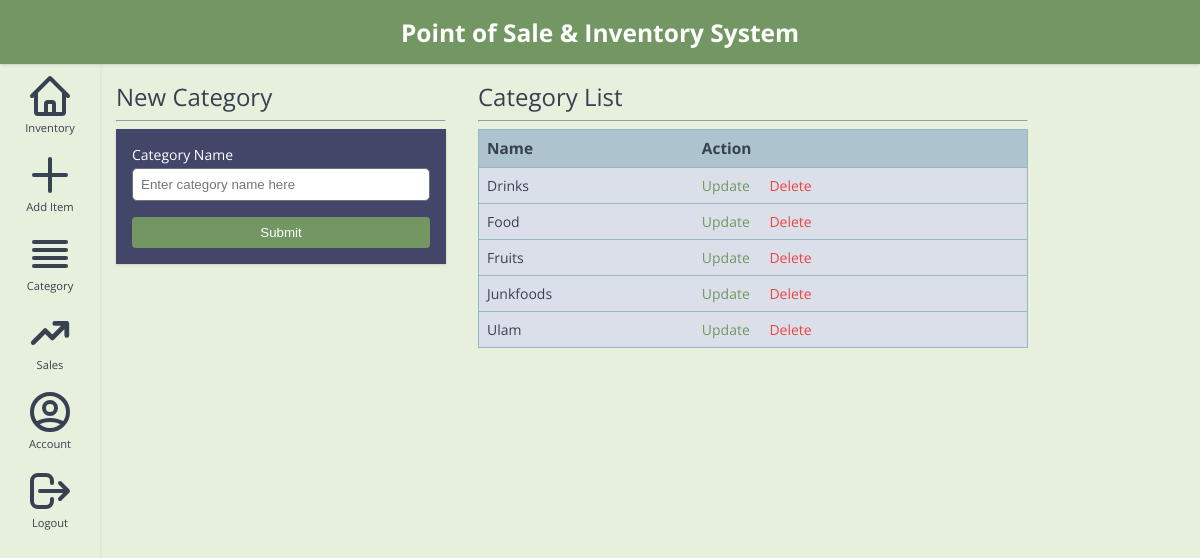
Screenshot of /admin_category.php (signed in) with the database file from the repository.
### tables this page shows
CREATE TABLE `categories` (
  `id` int(11) NOT NULL,
  `name` varchar(60) NOT NULL
);

### _helper.php (called while the page is built, shortened)
<?php
function get($key) {
    return "";
}

### models/Category.php (called while the page is built, shortened)
<?php
require_once __DIR__.'/../_init.php';
class Category
{
    private static $cache = null;
    public function __construct($category)
    {
        $this->id = $category['id'];
        $this->name = $category['name'];
    }
    public static function all()
    {
        global $connection;
        $stmt = $connection->prepare('SELECT * FROM `categories`');
        $stmt->execute();
        $stmt->setFetchMode(PDO::FETCH_ASSOC);
        $result = $stmt->fetchAll();
        static::$cache = array_map(function($item){ return new Category($item); }, $result);
        return static::$cache;
    }
}

### admin_category.php (the view, shortened to what this page needs)
<?php
$categories = Category::all();
$category = null;
?>
<!DOCTYPE html>
<html>
<head>
    <link rel="stylesheet" type="text/css" href="css/main-style.css">
    <link rel="stylesheet" type="text/css" href="css/admin-panel.css">
    <link rel="stylesheet" type="text/css" href="css/util.css">
</head>
<body>
    <?php require 'templates/admin_header.php' ?>
    <div class="flex">
        <?php require 'templates/admin_navbar.php' ?>
        <main>
            <div class="flex">
                <div class="category-form">
                    <span class="subtitle">
                        <?php if (get('action') === 'update') : ?>
                            Update Category
                        <?php else : ?>
                            New Category
                        <?php endif; ?>
                    </span>
                    <hr/>
                    <div class="card">
                        <div class="card-content">
                            <form method="POST" action="api/category_controller.php">
                                <div class="form-control">
                                    <label>Category Name</label>
                                    <input
                                        value="<?= $category?->name ?>"
                                        type="text"
                                        name="name"
                                        placeholder="Enter category name here"
                                        required="true"
                                    />
                                </div>
                                <div class="mt-16">
                                    <button class="btn btn-primary w-full" type="submit">Submit</button>
                                </div>
                            </form>
                        </div>
                    </div>
                </div>
                <div class="category-table">
                    <span class="subtitle">Category List</span>
                    <hr/>
                    <table id="categoryTable">
                        <thead>
                            <tr>
                                <th>Name</th>
                                <th>Action</th>
                            </tr>
                        </thead>
                        <tbody>
                            <?php foreach($categories as $category) : ?>
                            <tr>
                                <td><?= $category->name ?></td>
                                <td>
                                    <a class="text-primary" href="?action=update&id=<?= $category->id ?>">Update</a>
                                    <a class="text-red-500 ml-16" href="api/category_controller.php?action=delete&id=<?= $category->id ?>">Delete</a>
                                </td>
                            </tr>
                            <?php endforeach; ?>
                        </tbody>
                    </table>
                </div>
            </div>
        </main>
    </div>
</body>
</html>

### css/main-style.css (style rules this page uses)
body { --shadow: 0 1px 3px 0 rgb(0 0 0 / 0.1), 0 1px 2px -1px rgb(0 0 0 / 0.1); --teal-500: #14B8A6; --red-100: #FEE2E2; --red-500: #EF4444; --green-100: #DCFCE7; --green-300: #86EFAC; --green-500: #22C55E; --primary: #729762; --primary-lighter: #93C5FD; --primary-darker: #A25772; --gray-50: #DBDFEA; --gray-100: #E7F0DC; --gray-200: #ADC4CE; --gray-300: #96B6C5; --gray-400: #9CA3AF; --gray-500: #6B7280; --gray-700: #374151; --color-200: #E3FEF7; background: var(--gray-100); margin: 0; font-family: "Open Sans"; font-size: 14px; color: var(--gray-700); }
.card { transition: background-color 0.3s ease; background-color: #424769; box-shadow: var(--shadow); color: #fff; margin: auto; }
.card-content { padding: 16px; }
.form-control { display: flex; flex-direction: column; }
.form-control input, .form-control select { background-color: #fff; margin-top: 4px; padding: 8px; border-radius: 5px; border: 1px solid #6B7280; }
.btn { font-weight: 500; padding: 8px 16px; background-color: var(--gray-100); border: none; border-radius: 4px; cursor: pointer; }
.btn-primary { background-color: var(--primary); transition: background-color 0.3s ease; color: #fff; }

### css/admin-panel.css (style rules this page uses)
.subtitle { font-size: 1.5rem; }
hr { color: var(--gray-300); }
a { color: inherit; text-decoration: none; }
main { flex-grow: 1; height: calc(100vh - 64px); overflow-y: auto; }
.category-form { padding: 16px; width: 30%; }
.category-table { padding: 16px; width: 50%; }
table { border-collapse: collapse; width: 100%; border: 1px solid var(--gray-300); }
thead { border: 1px solid var(--gray-300); border-width: 1px 0; background-color: var(--gray-200); }
th { text-align: left; padding: 8px; font-size: 1.1em; }
td { background-color: var(--gray-50); border: 1px solid var(--gray-300); border-width: 1px 0; padding: 8px; }

### css/util.css (style rules this page uses)
.mt-16 { margin-top: 16px; }
.ml-16 { margin-left: 16px; }
.flex { display: flex; }
.w-full { width: 100%; }
.text-primary { color: var(--primary); }
.text-red-500 { color: var(--red-500); }

### rows the page displays
categories: name "Drinks"
categories: name "Food"
categories: name "Fruits"
categories: name "Junkfoods"
categories: name "Ulam"
